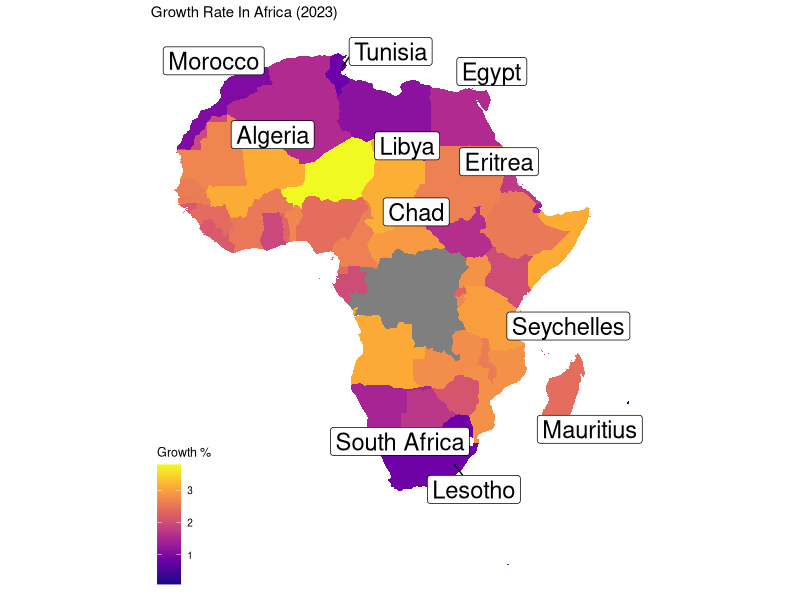
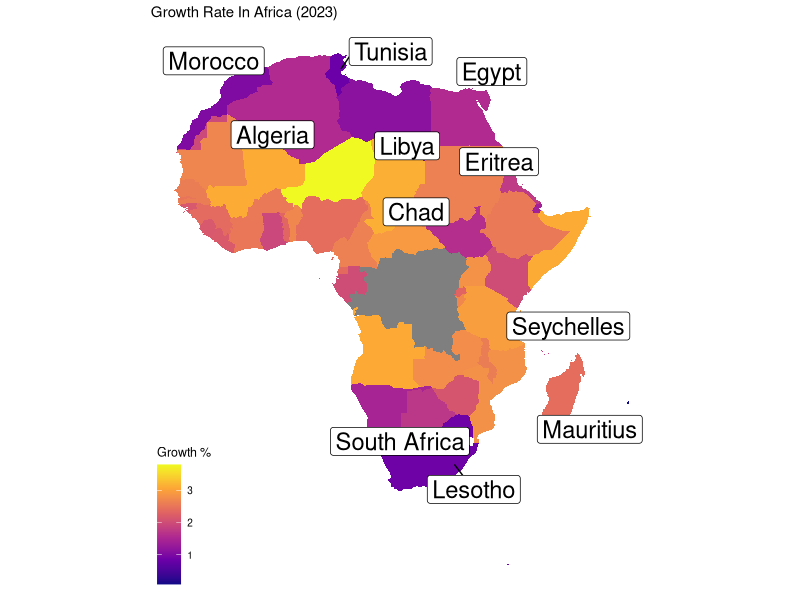

Write the R code that produced these figures, in order.
# Load the necessary libraries
library(dplyr)
library(ggplot2)
library(tidyverse)
library(ggrepel)
library(ggthemes)

# Import the world_population.csv dataset
world_population <- read.csv("world_population_data.csv")

# Remove '%' from growth_rate column
world_population <- world_population %>%
  mutate(growth_rate = as.numeric(sub("%", "", growth_rate)))

# Create dataframe for world coordinates using map_data
world_coordinates <- map_data("world")

# Filter data for African countries
africa_map <- subset(world_coordinates, region %in% c(
  "Algeria", "Angola", "Benin", "Botswana", "Burkina Faso", "Burundi",
  "Cabo Verde", "Cameroon", "Central African Republic", "Chad", "Comoros",
  "Democratic Republic of the Congo", "Djibouti", "Egypt",
  "Equatorial Guinea", "Eritrea", "Eswatini", "Ethiopia", "Gabon",
  "Gambia", "Ghana", "Guinea",
  "Guinea-Bissau", "Ivory Coast", "Kenya", "Lesotho", "Liberia", "Libya",
  "Madagascar", "Malawi", "Mali", "Mauritania", "Mauritius", "Morocco",
  "Mozambique", "Namibia", "Niger", "Nigeria", "Republic of Congo",
  "Rwanda", "Sao Tome and Principe",
  "Senegal", "Seychelles", "Sierra Leone", "Somalia",
  "South Africa", "South Sudan",
  "Sudan", "Tanzania", "Togo", "Tunisia",
  "Uganda", "Western Sahara", "Zambia", "Zimbabwe"
)) %>%
  left_join(world_population, by = c("region" = "country"))

# Create label data for Africa
label_data <- africa_map %>%
  group_by(region) %>%
  filter(row_number() == 2) %>%
  mutate(
    region = ifelse(region == "Democratic Republic of the Congo", "DRC", region),
    region = ifelse(region == "Central African Republic", "CAR", region),
    long = ifelse(region == "Algeria", 2.6322, long),
    lat = ifelse(region == "Algeria", 28.1636, lat),
    long = ifelse(region == "Angola", 17.8739, long),
    lat = ifelse(region == "Angola", -11.2027, lat),
    long = ifelse(region == "Benin", 2.3158, long),
    lat = ifelse(region == "Benin", 9.3077, lat),
    long = ifelse(region == "Botswana", 24.6849, long),
    lat = ifelse(region == "Botswana", -22.3275, lat),
    long = ifelse(region == "Burkina Faso", -1.5616, long),
    lat = ifelse(region == "Burkina Faso", 12.6392, lat),
    long = ifelse(region == "Burundi", 29.9196, long),
    lat = ifelse(region == "Burundi", -3.3731, lat),
    long = ifelse(region == "Cabo Verde", -23.9812, long),
    lat = ifelse(region == "Cabo Verde", 15.9552, lat),
    long = ifelse(region == "Cameroon", 12.2776, long),
    lat = ifelse(region == "Cameroon", 5.9631, lat),
    long = ifelse(region == "CAR", 20.9394, long),
    lat = ifelse(region == "CAR", 6.6111, lat),
    long = ifelse(region == "Chad", 18.7322, long),
    lat = ifelse(region == "Chad", 15.4542, lat),
    long = ifelse(region == "Comoros", 43.8726, long),
    lat = ifelse(region == "Comoros", -11.8776, lat),
    long = ifelse(region == "DRC", 23.6599, long),
    lat = ifelse(region == "DRC", -2.8770, lat),
    long = ifelse(region == "Djibouti", 42.5903, long),
    lat = ifelse(region == "Djibouti", 11.8251, lat),
    long = ifelse(region == "Egypt", 31.2357, long),
    lat = ifelse(region == "Egypt", 30.0444, lat),
    long = ifelse(region == "Equatorial Guinea", 10.2679, long),
    lat = ifelse(region == "Equatorial Guinea", 1.6508, lat),
    long = ifelse(region == "Eritrea", 39.7823, long),
    lat = ifelse(region == "Eritrea", 15.1794, lat),
    long = ifelse(region == "Eswatini", 31.4659, long),
    lat = ifelse(region == "Eswatini", -26.5225, lat),
    long = ifelse(region == "Ethiopia", 39.7272, long),
    lat = ifelse(region == "Ethiopia", 9.1450, lat),
    long = ifelse(region == "Gabon", 11.6094, long),
    lat = ifelse(region == "Gabon", -0.8037, lat),
    long = ifelse(region == "Gambia", -15.3960, long),
    lat = ifelse(region == "Gambia", 13.4549, lat),
    long = ifelse(region == "Ghana", -1.0307, long),
    lat = ifelse(region == "Ghana", 7.9533, lat),
    long = ifelse(region == "Guinea", -10.9446, long),
    lat = ifelse(region == "Guinea", 11.2326, lat),
    long = ifelse(region == "Guinea-Bissau", -15.1804, long),
    lat = ifelse(region == "Guinea-Bissau", 11.8037, lat),
    long = ifelse(region == "Ivory Coast", -5.5436, long),
    lat = ifelse(region == "Ivory Coast", 7.5380, lat),
    long = ifelse(region == "Kenya", 37.8400, long),
    lat = ifelse(region == "Kenya", -1.286389, lat),
    long = ifelse(region == "Lesotho", 28.2420, long),
    lat = ifelse(region == "Lesotho", -29.5800, lat),
    long = ifelse(region == "Liberia", -9.4295, long),
    lat = ifelse(region == "Liberia", 6.4281, lat),
    long = ifelse(region == "Libya", 17.2283, long),
    lat = ifelse(region == "Libya", 26.3351, lat),
    long = ifelse(region == "Madagascar", 46.8691, long),
    lat = ifelse(region == "Madagascar", -18.7669, lat),
    long = ifelse(region == "Malawi", 34.3015, long),
    lat = ifelse(region == "Malawi", -13.2543, lat),
    long = ifelse(region == "Mali", -3.9962, long),
    lat = ifelse(region == "Mali", 17.5707, lat),
    long = ifelse(region == "Mauritania", -10.9408, long),
    lat = ifelse(region == "Mauritania", 20.3484, lat),
    long = ifelse(region == "Mauritius", 57.5522, long),
    lat = ifelse(region == "Mauritius", -20.3484, lat),
    long = ifelse(region == "Morocco", -7.0926, long),
    lat = ifelse(region == "Morocco", 31.7917, lat),
    long = ifelse(region == "Mozambique", 35.5296, long),
    lat = ifelse(region == "Mozambique", -18.6657, lat),
    long = ifelse(region == "Namibia", 17.0818, long),
    lat = ifelse(region == "Namibia", -22.5609, lat),
    long = ifelse(region == "Niger", 8.2245, long),
    lat = ifelse(region == "Niger", 17.6078, lat),
    long = ifelse(region == "Nigeria", 8.6753, long),
    lat = ifelse(region == "Nigeria", 9.0820, lat),
    long = ifelse(region == "Republic of Congo", 15.8277, long),
    lat = ifelse(region == "Republic of Congo", -0.2280, lat),
    long = ifelse(region == "Rwanda", 29.8739, long),
    lat = ifelse(region == "Rwanda", -1.9403, lat),
    long = ifelse(region == "Sao Tome and Principe", 6.6131, long),
    lat = ifelse(region == "Sao Tome and Principe", 0.1864, lat),
    long = ifelse(region == "Senegal", -14.4524, long),
    lat = ifelse(region == "Senegal", 14.4974, lat),
    long = ifelse(region == "Seychelles", 55.4915, long),
    lat = ifelse(region == "Seychelles", -4.6796, lat),
    long = ifelse(region == "Sierra Leone", -11.7799, long),
    lat = ifelse(region == "Sierra Leone", 8.4606, lat),
    long = ifelse(region == "Somalia", 46.8253, long),
    lat = ifelse(region == "Somalia", 5.1521, lat),
    long = ifelse(region == "South Africa", 25.0839, long),
    lat = ifelse(region == "South Africa", -29.0000, lat),
    long = ifelse(region == "South Sudan", 31.3872, long),
    lat = ifelse(region == "South Sudan", 6.8770, lat),
    long = ifelse(region == "Sudan", 30.8025, long),
    lat = ifelse(region == "Sudan", 12.8628, lat),
    long = ifelse(region == "Tanzania", 34.8888, long),
    lat = ifelse(region == "Tanzania", -6.369028, lat),
    long = ifelse(region == "Togo", 0.8248, long),
    lat = ifelse(region == "Togo", 8.6195, lat),
    long = ifelse(region == "Tunisia", 9.5375, long),
    lat = ifelse(region == "Tunisia", 33.8869, lat),
    long = ifelse(region == "Uganda", 32.2903, long),
    lat = ifelse(region == "Uganda", 1.3733, lat),
    long = ifelse(region == "Western Sahara", -13.1215, long),
    lat = ifelse(region == "Western Sahara", 24.2155, lat),
    long = ifelse(region == "Zambia", 27.8493, long),
    lat = ifelse(region == "Zambia", -13.1339, lat),
    long = ifelse(region == "Zimbabwe", 29.1549, long),
    lat = ifelse(region == "Zimbabwe", -19.0154, lat)
  )



# Create a geom_polygon plot using ggplot2
print(ggplot(africa_map) +
  geom_polygon(aes(long, lat, group = group, fill = growth_rate)) +
  coord_quickmap() +
  scale_fill_viridis_c(option = "plasma") +

  # Add labels to the plot
  labs(fill = "Growth %") +
  ggtitle("Growth Rate In Africa (2023)") +

  # Use geom_label_repel for Africa labels
  geom_label_repel(
    data = label_data, aes(x = long, y = lat, label = region),
    size = 6, max.overlaps = 6,
    box.padding = .5, point.padding = .5
  ) +

  # Use map theme from ggthemes library
  theme_map())

# Save the plot as a file
ggsave("africa_plot.png", dpi = 300)
